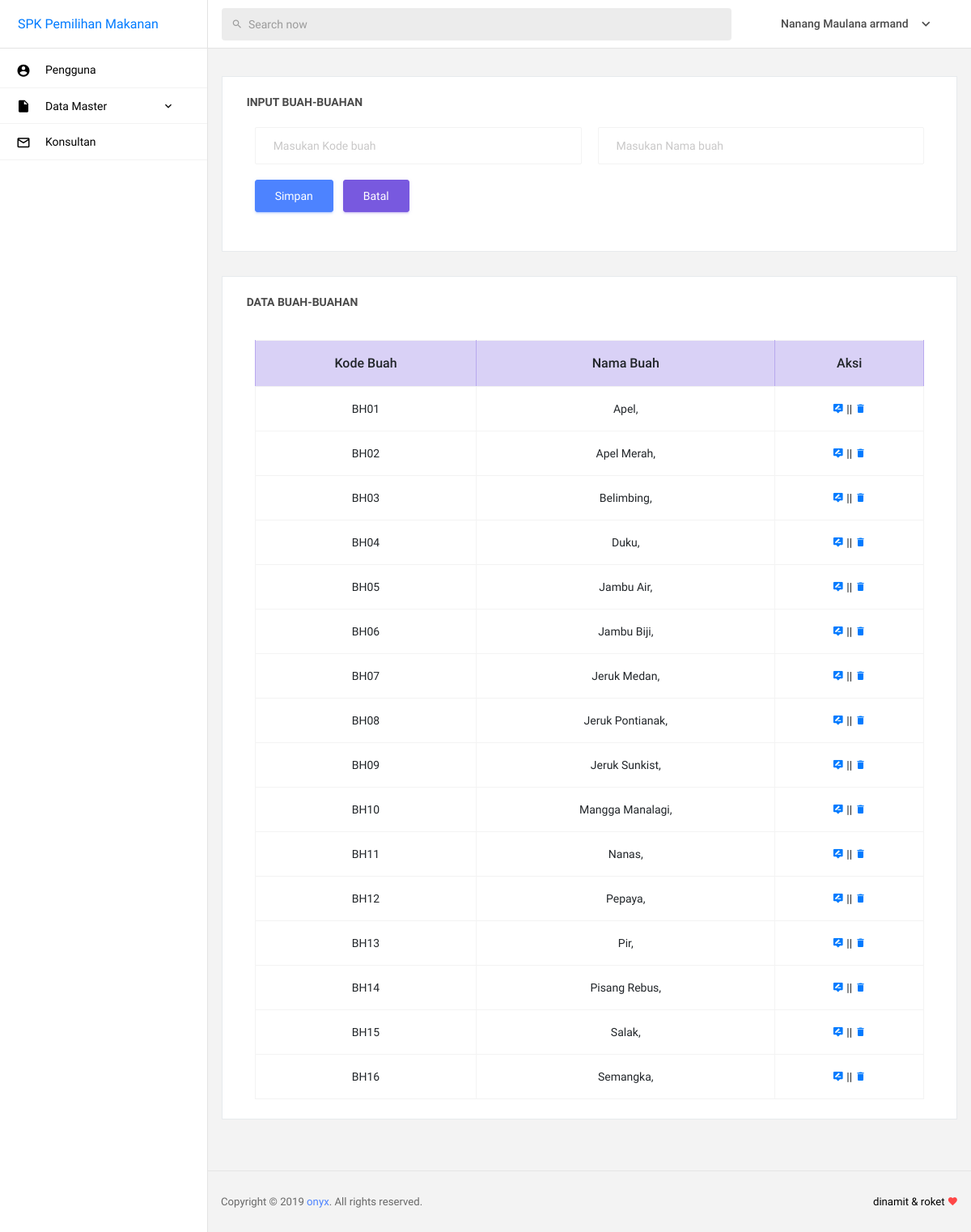
/admin/home.php?page=buah (signed in), run on the app's committed database.
### tables this page shows
CREATE TABLE `tb_pengguna` (
  `id` int(11) NOT NULL AUTO_INCREMENT,
  `username` varchar(30) NOT NULL,
  `password` varchar(50) NOT NULL,
  `nama` varchar(32) NOT NULL,
  `level` varchar(10) NOT NULL,
  PRIMARY KEY (`id`)
);

CREATE TABLE `tb_buah` (
  `kode_buah` varchar(20) NOT NULL,
  `nama_buah` varchar(20) DEFAULT NULL,
  PRIMARY KEY (`kode_buah`)
);

### admin/form/content/buah.php (the view, shortened to what this page needs)
<div class="main-panel">
  <div class="content-wrapper">
    <div class="row">
      <div class="col-12 grid-margin stretch-card">
        <div class="card">
          <div class="card-body">
            <h4 class="card-title">Input Buah-Buahan</h4>
            <form action="form/include/proses.php?action=buah" method="POST" class="form-horizontal">
              <div class="col-md-12">
                <div class="row">
                  <div class="col-md-6">
                    <input type="text" name="kode_buah" class="form-control kode_buah" placeholder="Masukan Kode buah">
                  </div>
                  <div class="col-md-6">
                    <input type="text" name="nama_buah" class="form-control nama_buah" placeholder="Masukan Nama buah">
                  </div>
                </div>
              </div>
              <br>
              <div class="col-md-12">
                <div class="form-group">
                  <input name="submit" type="submit" class="btn btn-primary mr-2 action" value="Simpan">
                  <input type="reset" value="Batal" class="btn btn-info reset" onclick="batal()" />
                </div>
              </div>
            </form>
          </div>
        </div>
      </div>
      <div class="col-12 grid-margin stretch-card">
        <div class="card">
          <div class="card-body">
            <h4 class="card-title">Data Buah-Buahan</h4>
            <div class="col-md-12">
              <div class="table-responsive pt-3">
                <table class="table table-bordered">
                  <thead>
                    <tr class="table-info">
                      <th style="text-align: center;">Kode Buah</th>
                      <th style="text-align: center;">Nama Buah</th>
                      <th style="text-align: center;">Aksi</th>
                    </tr>
                  </thead>
                  <tbody>
                    <?php
                    $buah= mysql_query ('
                      SELECT
                        *
                      FROM
                      tb_buah
                      ORDER BY
                      kode_buah
                      ') ;
                      while ($b = mysql_fetch_array ($buah)){ ?>
                        <tr>
                          <td style="text-align: center;"><?=$b['kode_buah']?></td>
                          <td style="text-align: center;"><?=$b['nama_buah']?></td>
                          <td style="text-align: center;">
                            <a href="javascript:;" onclick="edit('<?=$b['kode_buah']?>','<?=$b['nama_buah']?>');">
                              <i class="mdi mdi-tooltip-edit btn-icon-prepend">
                              </i>
                            </a>
                            ||
                            <a href="javascript:;">
                              <i class="mdi mdi-delete btn-icon-prepend" onclick="del('<?=$b['kode_buah']?>');">
                              </i>
                            </a>
                          </td>
                        </tr>
                      <?php } ?>
                    </tbody>
                  </table>
                </div>
              </div>
            </div>
          </div>
        </div>
      </div>
    </div>

### admin/form/pages/header.php (shortened to what this page needs)
<!DOCTYPE html>
<html lang="en">
  <?php
   if(@$_SESSION['admin']) {
    $userlogin = @$_SESSION['admin'];
  } else {
   header("location: ../login.php");
 }
 $sql = mysql_query("SELECT * FROM tb_pengguna where id = '$userlogin'") or die(mysql_error());
 $data = mysql_fetch_array($sql);
 ?>
 <head>
  <link rel="stylesheet" href="assets/vendors/mdi/css/materialdesignicons.min.css">
  <link rel="stylesheet" href="assets/vendors/base/vendor.bundle.base.css">
  <link rel="stylesheet" href="assets/vendors/datatables.net-bs4/dataTables.bootstrap4.css">
  <link rel="stylesheet" href="assets/css/style.css">
  <link rel="stylesheet" href="https://ajax.googleapis.com/ajax/libs/jqueryui/1.12.1/themes/smoothness/jquery-ui.css">
  <link rel="stylesheet" href="https://cdnjs.cloudflare.com/ajax/libs/chosen/1.8.7/chosen.min.css">
</head>
<body>
  <div class="container-scroller">
    <nav class="navbar col-lg-12 col-12 p-0 fixed-top d-flex flex-row">
      <div class="navbar-brand-wrapper d-flex justify-content-center">
        <div class="navbar-brand-inner-wrapper d-flex justify-content-between align-items-center w-100">
          <a href="home.php?page=pengguna-data">SPK Pemilihan Makanan</a>
        </div>
      </div>
      <div class="navbar-menu-wrapper d-flex align-items-center justify-content-end">
        <ul class="navbar-nav mr-lg-4 w-100">
          <li class="nav-item nav-search d-none d-lg-block w-100">
            <div class="input-group">
              <div class="input-group-prepend">
                <span class="input-group-text" id="search">
                  <i class="mdi mdi-magnify"></i>
                </span>
              </div>
              <input type="text" class="form-control" placeholder="Search now" aria-label="search" aria-describedby="search">
            </div>
          </li>
        </ul>
        <ul class="navbar-nav navbar-nav-right">
          <li class="nav-item nav-profile dropdown">
            <a class="nav-link dropdown-toggle" href="#" data-toggle="dropdown" id="profileDropdown">
              <span class="nav-profile-name"><?php echo $data['nama']?></span>
            </a>
          </li>
        </ul>
      </div>
    </nav>

### data on the page
tb_pengguna: nama "Nanang Maulana armand"
tb_buah: kode_buah "BH01", nama_buah "Apel,"
tb_buah: kode_buah "BH02", nama_buah "Apel Merah,"
tb_buah: kode_buah "BH03", nama_buah "Belimbing,"
tb_buah: kode_buah "BH04", nama_buah "Duku,"
tb_buah: kode_buah "BH05", nama_buah "Jambu Air,"
tb_buah: kode_buah "BH06", nama_buah "Jambu Biji,"
tb_buah: kode_buah "BH07", nama_buah "Jeruk Medan,"
tb_buah: kode_buah "BH08", nama_buah "Jeruk Pontianak,"
tb_buah: kode_buah "BH09", nama_buah "Jeruk Sunkist,"
tb_buah: kode_buah "BH10", nama_buah "Mangga Manalagi,"
tb_buah: kode_buah "BH11", nama_buah "Nanas,"
tb_buah: kode_buah "BH12", nama_buah "Pepaya,"
tb_buah: kode_buah "BH13", nama_buah "Pir,"
tb_buah: kode_buah "BH14", nama_buah "Pisang Rebus,"
tb_buah: kode_buah "BH15", nama_buah "Salak,"
tb_buah: kode_buah "BH16", nama_buah "Semangka,"
